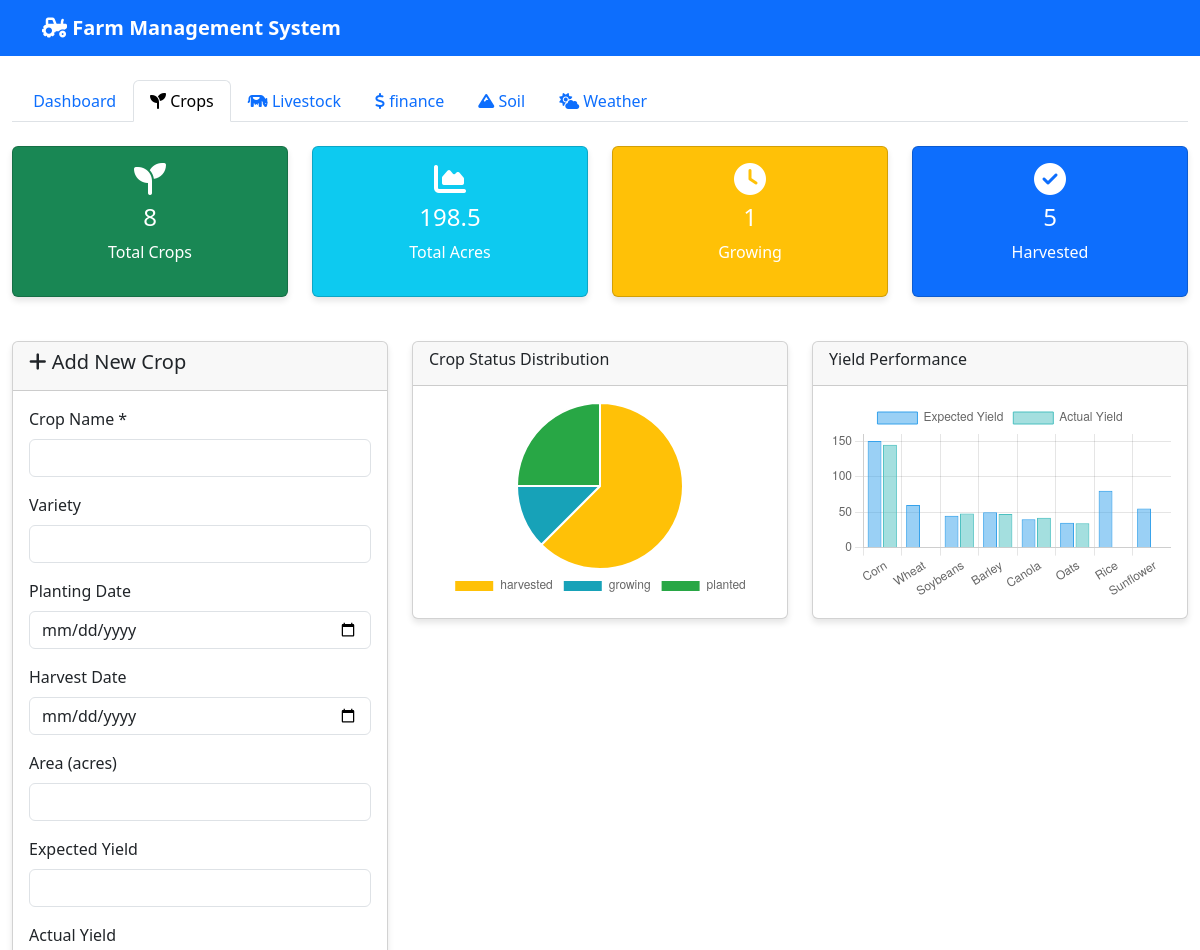
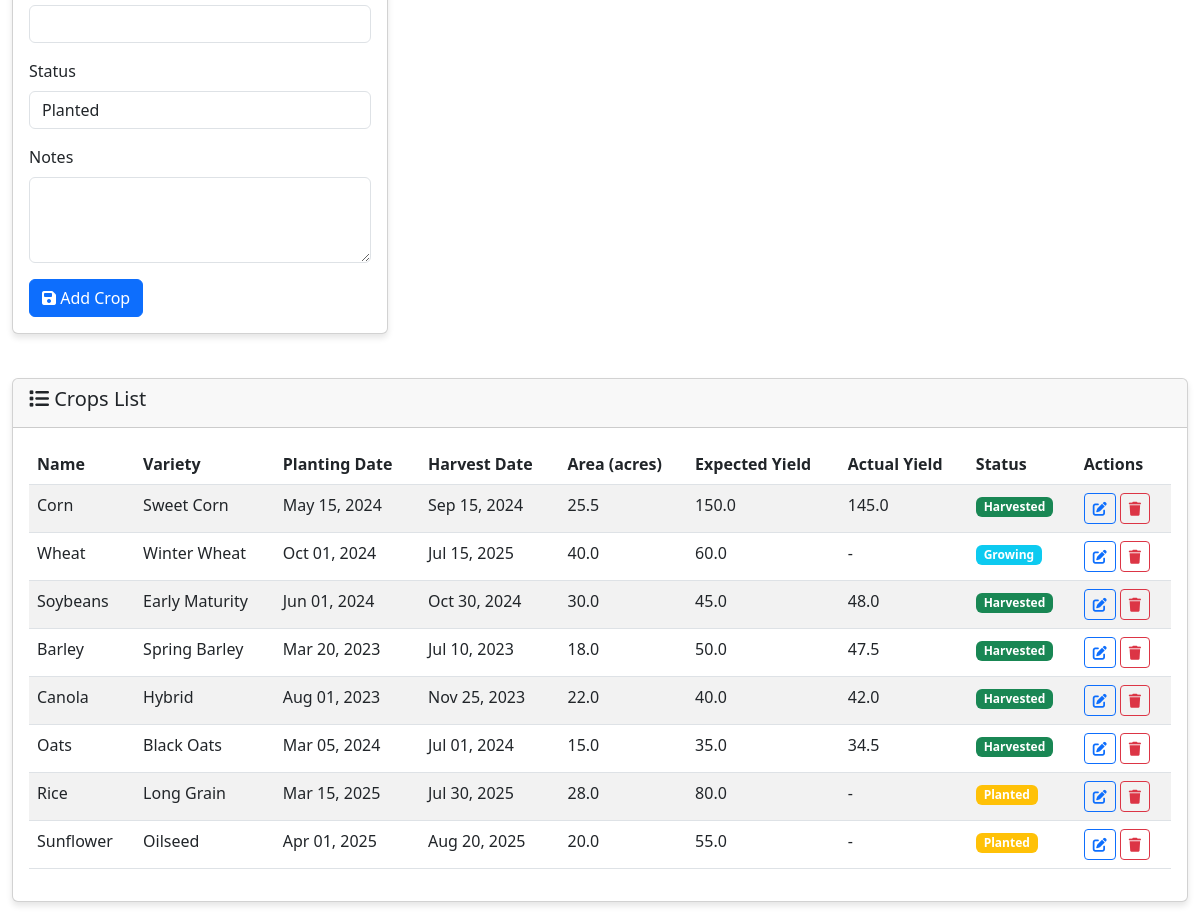
Page /index.php?tab=crops on the committed database (2 pictures, top to bottom).
### tables this page shows
CREATE TABLE crops (
    id INT AUTO_INCREMENT PRIMARY KEY,
    name VARCHAR(100) NOT NULL,
    variety VARCHAR(100),
    planting_date DATE,
    harvest_date DATE,
    area_acres DECIMAL(10,2),
    expected_yield DECIMAL(10,2),
    actual_yield DECIMAL(10,2),
    status ENUM('planted', 'growing', 'harvested', 'sold') DEFAULT 'planted',
    notes TEXT,
    created_at TIMESTAMP DEFAULT CURRENT_TIMESTAMP,
    updated_at TIMESTAMP DEFAULT CURRENT_TIMESTAMP ON UPDATE CURRENT_TIMESTAMP
);

### src/views/crops.php (the view, shortened to what this page needs)
<?php
$stmt = $pdo->query("SELECT * FROM crops ORDER BY created_at DESC");
$crops = $stmt->fetchAll();
$edit_crop = null;
?>
<div class="row">
    <div class="col-md-3">
        <div class="card bg-success text-white">
            <div class="card-body text-center">
                <i class="fas fa-seedling fa-2x mb-2"></i>
                <h4><?= count($crops) ?></h4>
                <p>Total Crops</p>
            </div>
        </div>
    </div>
    <div class="col-md-3">
        <div class="card bg-info text-white">
            <div class="card-body text-center">
                <i class="fas fa-chart-area fa-2x mb-2"></i>
                <h4><?= number_format(array_sum(array_column($crops, 'area_acres')), 1) ?></h4>
                <p>Total Acres</p>
            </div>
        </div>
    </div>
    <div class="col-md-3">
        <div class="card bg-warning text-white">
            <div class="card-body text-center">
                <i class="fas fa-clock fa-2x mb-2"></i>
                <h4><?= count(array_filter($crops, function($c) { return $c['status'] === 'growing'; })) ?></h4>
                <p>Growing</p>
            </div>
        </div>
    </div>
    <div class="col-md-3">
        <div class="card bg-primary text-white">
            <div class="card-body text-center">
                <i class="fas fa-check-circle fa-2x mb-2"></i>
                <h4><?= count(array_filter($crops, function($c) { return $c['status'] === 'harvested'; })) ?></h4>
                <p>Harvested</p>
            </div>
        </div>
    </div>
</div>
<div class="row mt-4">
    <div class="col-md-4">
        <div class="card">
            <div class="card-header">
                <h5><i class="fas fa-plus"></i> <?= $edit_crop ? 'Edit' : 'Add New' ?> Crop</h5>
            </div>
            <div class="card-body">
                <form method="POST">
                    <div class="mb-3">
                        <label class="form-label">Crop Name *</label>
                        <input type="text" class="form-control" name="name"
                               value="<?= $edit_crop['name'] ?? '' ?>" required>
                    </div>
                    <div class="mb-3">
                        <label class="form-label">Variety</label>
                        <input type="text" class="form-control" name="variety"
                               value="<?= $edit_crop['variety'] ?? '' ?>">
                    </div>
                    <div class="mb-3">
                        <label class="form-label">Planting Date</label>
                        <input type="date" class="form-control" name="planting_date"
                               value="<?= $edit_crop['planting_date'] ?? '' ?>">
                    </div>
                    <div class="mb-3">
                        <label class="form-label">Harvest Date</label>
                        <input type="date" class="form-control" name="harvest_date"
                               value="<?= $edit_crop['harvest_date'] ?? '' ?>">
                    </div>
                    <div class="mb-3">
                        <label class="form-label">Area (acres)</label>
                        <input type="number" step="0.1" class="form-control" name="area_acres"
                               value="<?= $edit_crop['area_acres'] ?? '' ?>">
                    </div>
                    <div class="mb-3">
                        <label class="form-label">Expected Yield</label>
                        <input type="number" step="0.1" class="form-control" name="expected_yield"
                               value="<?= $edit_crop['expected_yield'] ?? '' ?>">
                    </div>
                    <div class="mb-3">
                        <label class="form-label">Actual Yield</label>
                        <input type="number" step="0.1" class="form-control" name="actual_yield"
                               value="<?= $edit_crop['actual_yield'] ?? '' ?>">
                    </div>
                    <div class="mb-3">
                        <label class="form-label">Status</label>
                        <select class="form-control" name="status">
                            <option value="planted" <?= ($edit_crop['status'] ?? '') === 'planted' ? 'selected' : '' ?>>Planted</option>
                        </select>
                    </div>
                    <div class="mb-3">
                        <label class="form-label">Notes</label>
                        <textarea class="form-control" name="notes" rows="3"><?= $edit_crop['notes'] ?? '' ?></textarea>
                    </div>
                    <button type="submit" class="btn btn-primary">
                        <i class="fas fa-save"></i> <?= $edit_crop ? 'Update' : 'Add' ?> Crop
                    </button>
                </form>
            </div>
        </div>
    </div>
    <div class="col-md-8">
        <div class="row">
            <div class="col-md-6">
                <div class="card">
                    <div class="card-header">
                        <h6>Crop Status Distribution</h6>
                    </div>
                    <div class="card-body">
                        <canvas id="cropStatusChart" height="200"></canvas>
                    </div>
                </div>
            </div>
            <div class="col-md-6">
                <div class="card">
                    <div class="card-header">
                        <h6>Yield Performance</h6>
                    </div>
                    <div class="card-body">
                        <canvas id="yieldChart" height="200"></canvas>
                    </div>
                </div>
            </div>
        </div>
    </div>
</div>
<div class="row mt-4">
    <div class="col-12">
        <div class="card">
            <div class="card-header">
                <h5><i class="fas fa-list"></i> Crops List</h5>
            </div>
            <div class="card-body">
                <div class="table-responsive table-container">
                    <table class="table table-striped">
                        <thead>
                            <tr>
                                <th>Name</th>
                                <th>Variety</th>
                                <th>Planting Date</th>
                                <th>Harvest Date</th>
                                <th>Area (acres)</th>
                                <th>Expected Yield</th>
                                <th>Actual Yield</th>
                                <th>Status</th>
                                <th>Actions</th>
                            </tr>
                        </thead>
                        <tbody>
                            <?php foreach ($crops as $crop): ?>
                            <tr>
                                <td><?= htmlspecialchars($crop['name']) ?></td>
                                <td><?= htmlspecialchars($crop['variety']) ?></td>
                                <td><?= $crop['planting_date'] ? date('M d, Y', strtotime($crop['planting_date'])) : '-' ?></td>
                                <td><?= $crop['harvest_date'] ? date('M d, Y', strtotime($crop['harvest_date'])) : '-' ?></td>
                                <td><?= number_format($crop['area_acres'], 1) ?></td>
                                <td><?= number_format($crop['expected_yield'], 1) ?></td>
                                <td><?= $crop['actual_yield'] ? number_format($crop['actual_yield'], 1) : '-' ?></td>
                                <td>
                                    <span class="badge bg-<?=
                                        $crop['status'] === 'planted' ? 'warning' :
                                        ($crop['status'] === 'growing' ? 'info' :
                                        ($crop['status'] === 'harvested' ? 'success' : 'primary'))
                                    ?>">
                                        <?= ucfirst($crop['status']) ?>
                                    </span>
                                </td>
                                <td>
                                    <a href="index.php?tab=crops&edit=<?= $crop['id'] ?>" class="btn btn-sm btn-outline-primary">
                                        <i class="fas fa-edit"></i>
                                    </a>
                                    <a href="index.php?tab=crops&delete&table=crops&id=<?= $crop['id'] ?>"
                                       class="btn btn-sm btn-outline-danger"
                                       onclick="return confirm('Are you sure you want to delete this crop?')">
                                        <i class="fas fa-trash"></i>
                                    </a>
                                </td>
                            </tr>
                            <?php endforeach; ?>
                        </tbody>
                    </table>
                </div>
            </div>
        </div>
    </div>
</div>
<script>
// Crop Status Chart
<?php
$status_counts = array_count_values(array_column($crops, 'status'));
?>
const cropStatusData = {
    labels: <?= json_encode(array_keys($status_counts)) ?>,
    datasets: [{
        data: <?= json_encode(array_values($status_counts)) ?>,
        backgroundColor: ['#FFC107', '#17A2B8', '#28A745', '#007BFF']
    }]
};
new Chart(document.getElementById('cropStatusChart'), {
    type: 'pie',
    data: cropStatusData,
    options: {
        responsive: true,
        maintainAspectRatio: false,
        plugins: {
            legend: { position: 'bottom' }
        }
    }
});
// Yield Performance Chart
const yieldData = {
    labels: [<?php foreach($crops as $crop): ?>'<?= addslashes($crop['name']) ?>',<?php endforeach; ?>],
    datasets: [
        {
            label: 'Expected Yield',
            data: [<?php foreach($crops as $crop): ?><?= $crop['expected_yield'] ?? 0 ?>,<?php endforeach; ?>],
            backgroundColor: 'rgba(54, 162, 235, 0.5)',
            borderColor: 'rgba(54, 162, 235, 1)',
            borderWidth: 1
        },
        {
            label: 'Actual Yield',
            data: [<?php foreach($crops as $crop): ?><?= $crop['actual_yield'] ?? 0 ?>,<?php endforeach; ?>],
            backgroundColor: 'rgba(75, 192, 192, 0.5)',
            borderColor: 'rgba(75, 192, 192, 1)',
            borderWidth: 1
        }
    ]
};
new Chart(document.getElementById('yieldChart'), {
    type: 'bar',
    data: yieldData,
    options: {
        responsive: true,
        maintainAspectRatio: false,
        scales: {
            y: { beginAtZero: true }
        }
    }
});
</script>

### src/index.php (shortened to what this page needs)
<?php
require_once 'config/database.php';
$active_tab = $_GET['tab'] ?? 'dashboard';
?>
<!DOCTYPE html>
<html lang="en">
<head>
    <link href="https://cdnjs.cloudflare.com/ajax/libs/bootstrap/5.3.0/css/bootstrap.min.css" rel="stylesheet">
    <link href="https://cdnjs.cloudflare.com/ajax/libs/font-awesome/6.4.0/css/all.min.css" rel="stylesheet">
</head>
<body>
    <nav class="navbar navbar-expand-lg navbar-dark bg-primary">
        <div class="container">
            <a class="navbar-brand" href="index.php">
                <i class="fas fa-tractor"></i> Farm Management System
            </a>
        </div>
    </nav>
    <div class="container-fluid mt-4">
        <ul class="nav nav-tabs" id="farmTabs" role="tablist">
            <li class="nav-item" role="presentation">
                <button class="nav-link <?= $active_tab === 'dashboard' ? 'active' : '' ?>"
                        onclick="location.href='index.php?tab=dashboard'">
                    <i class="fas fa-chart-dashboard"></i> Dashboard
                </button>
            </li>
            <li class="nav-item" role="presentation">
                <button class="nav-link <?= $active_tab === 'crops' ? 'active' : '' ?>"
                        onclick="location.href='index.php?tab=crops'">
                    <i class="fas fa-seedling"></i> Crops
                </button>
            </li>
            <li class="nav-item" role="presentation">
                <button class="nav-link <?= $active_tab === 'livestock' ? 'active' : '' ?>"
                        onclick="location.href='index.php?tab=livestock'">
                    <i class="fas fa-cow"></i> Livestock
                </button>
            </li>
            <li class="nav-item" role="presentation">
                <button class="nav-link <?= $active_tab === 'finance' ? 'active' : '' ?>"
                        onclick="location.href='index.php?tab=finance'">
                    <i class="fas fa-dollar-sign"></i> finance
                </button>
            </li>
            <li class="nav-item" role="presentation">
                <button class="nav-link <?= $active_tab === 'soil' ? 'active' : '' ?>"
                        onclick="location.href='index.php?tab=soil'">
                    <i class="fas fa-mountain"></i> Soil
                </button>
            </li>
            <li class="nav-item" role="presentation">
                <button class="nav-link <?= $active_tab === 'weather' ? 'active' : '' ?>"
                        onclick="location.href='index.php?tab=weather'">
                    <i class="fas fa-cloud-sun"></i> Weather
                </button>
            </li>
        </ul>
        <div class="tab-content mt-4">
            <?php if ($active_tab === 'dashboard'): ?>
                <?php include 'views/dashboard.php'; ?>
            <?php elseif ($active_tab === 'crops'): ?>
                <?php include 'views/crops.php'; ?>
            <?php elseif ($active_tab === 'livestock'): ?>
                <?php include 'views/livestock.php'; ?>
            <?php elseif ($active_tab === 'finance'): ?>
                <?php include 'views/finance.php'; ?>
            <?php elseif ($active_tab === 'soil'): ?>
                <?php include 'views/soil.php'; ?>
            <?php elseif ($active_tab === 'weather'): ?>
                <?php include 'views/weather.php'; ?>
            <?php endif; ?>
        </div>
    </div>
</body>
</html>

### src/index.php (style rules this page uses)
.navbar-brand { font-weight: bold; }
.card { box-shadow: 0 4px 6px rgba(0, 0, 0, 0.1); margin-bottom: 20px; }
.table-container { max-height: 500px; overflow-y: auto; }

### rows in the picture
crops: name "Corn", variety "Sweet Corn", planting_date "May 15, 2024", harvest_date "Sep 15, 2024", area_acres "25.5", expected_yield "150.0", actual_yield "145.0", status "Harvested"
crops: name "Wheat", variety "Winter Wheat", planting_date "Oct 01, 2024", harvest_date "Jul 15, 2025", area_acres "40.0", expected_yield "60.0", status "Growing"
crops: name "Soybeans", variety "Early Maturity", planting_date "Jun 01, 2024", harvest_date "Oct 30, 2024", area_acres "30.0", expected_yield "45.0", actual_yield "48.0", status "Harvested"
crops: name "Barley", variety "Spring Barley", planting_date "Mar 20, 2023", harvest_date "Jul 10, 2023", area_acres "18.0", expected_yield "50.0", actual_yield "47.5", status "Harvested"
crops: name "Canola", variety "Hybrid", planting_date "Aug 01, 2023", harvest_date "Nov 25, 2023", area_acres "22.0", expected_yield "40.0", actual_yield "42.0", status "Harvested"
crops: name "Oats", variety "Black Oats", planting_date "Mar 05, 2024", harvest_date "Jul 01, 2024", area_acres "15.0", expected_yield "35.0", actual_yield "34.5", status "Harvested"
crops: name "Rice", variety "Long Grain", planting_date "Mar 15, 2025", harvest_date "Jul 30, 2025", area_acres "28.0", expected_yield "80.0", status "Planted"
crops: name "Sunflower", variety "Oilseed", planting_date "Apr 01, 2025", harvest_date "Aug 20, 2025", area_acres "20.0", expected_yield "55.0", status "Planted"

### other values in the picture
count($crops) "8"
array_sum(array_column($crops, 'area_acres')) "198.5"
chart data {{ json_encode(array_keys($status_counts)) }} ["harvested","growing","planted"]
chart data {{ json_encode(array_values($status_counts)) }} [5,1,2]
chart data {{ addslashes($crop['name']) }} Corn, Wheat, Soybeans, Barley, Canola, Oats, Rice, Sunflower
chart data {{ $crop['expected_yield'] }} 150.00, 60.00, 45.00, 50.00, 40.00, 35.00, 80.00, 55.00
